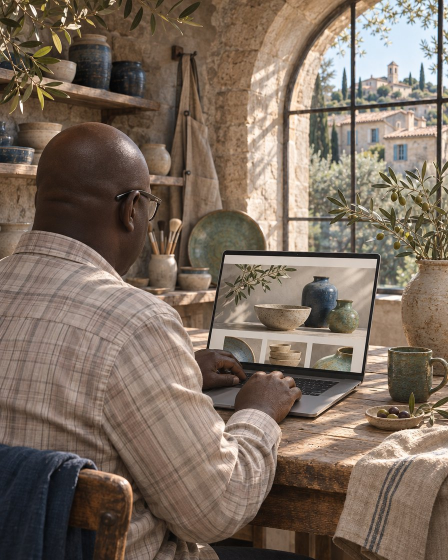
#> input picture img/0.jpg, 896 x 1120 px (shown at 1/2 size)
$ python -i avant-apres.py   (imports and definitions only)
#> lines starting #> are read from the running program, lines starting #| are printed output that depends on the picture
#!/usr/bin/env python3
"""Image « Aujourd'hui / Demain » pour le mail.
Usage : avant-apres.py <avant.png> <apres.png> <sortie.jpg> [--nom "Nom du prospect"]
Chaque capture est recadrée à 1280x960 (haut de page), posée côte à côte avec les étiquettes."""
import sys, argparse
from PIL import Image, ImageDraw, ImageFont
# [1 line not run here, left out]
W, H, G, T = 1280, 960, 40, 110
def prep(f):
    im = Image.open(f).convert('RGB'); k = W / im.width; im = im.resize((W, int(im.height * k)), Image.LANCZOS)
    return im.crop((0, 0, W, min(H, im.height))).resize((W, H)) if im.height >= H else im
def font(sz, bold=False):
    for p in ['/usr/share/fonts/truetype/dejavu/DejaVuSans-Bold.ttf' if bold else '/usr/share/fonts/truetype/dejavu/DejaVuSans.ttf']:
        try: return ImageFont.truetype(p, sz)
        except Exception: pass
    return ImageFont.load_default()
c = Image.new('RGB', (W * 2 + G * 3, H + T + G), '#F4F1EA'); d = ImageDraw.Draw(c)
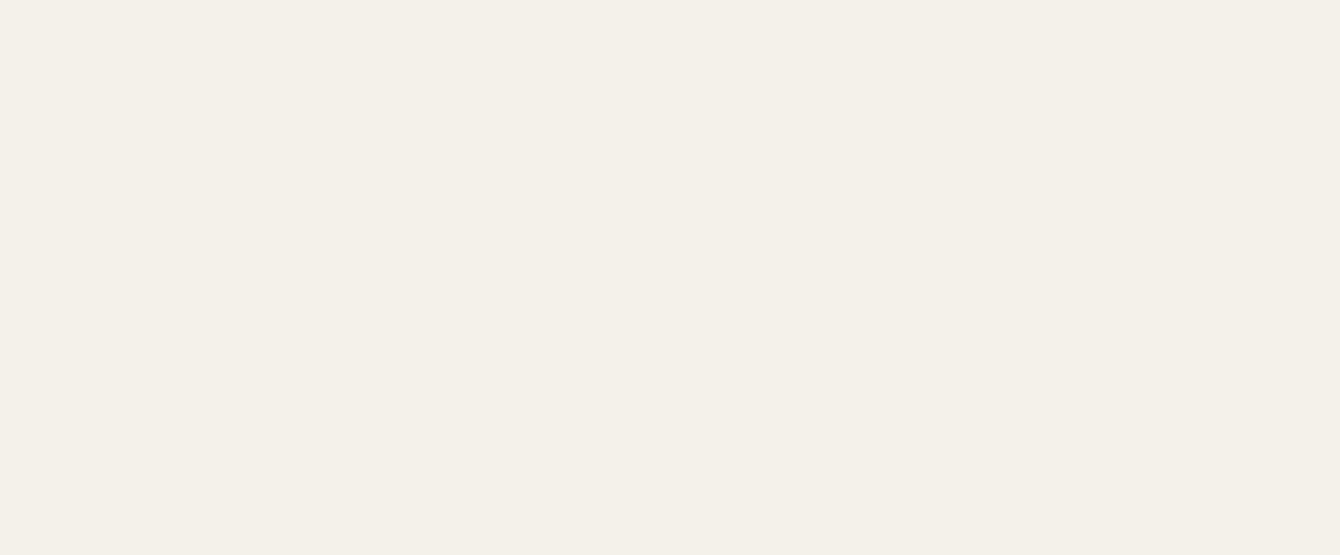
#> c: PIL image 2680x1110 RGB (shown at 1/2 size); mean R, G, B 244, 241, 234
# [5 lines not run here, left out]

>>> result = prep('../img/0.jpg')
#> in prep, im is the input picture: PIL image 896x1120 RGB; mean R, G, B 123.8, 108.1, 94.7
#> in prep, `return im.crop((0, 0, W, min(H, im.height))).resize((W, H)) if im.heig..`:
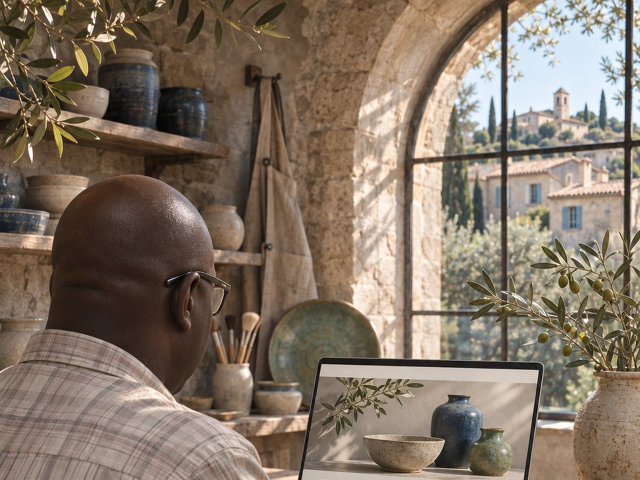
#> returned value: PIL image 1280x960 RGB (shown at 1/2 size); mean R, G, B 130.3, 115.5, 100.8
